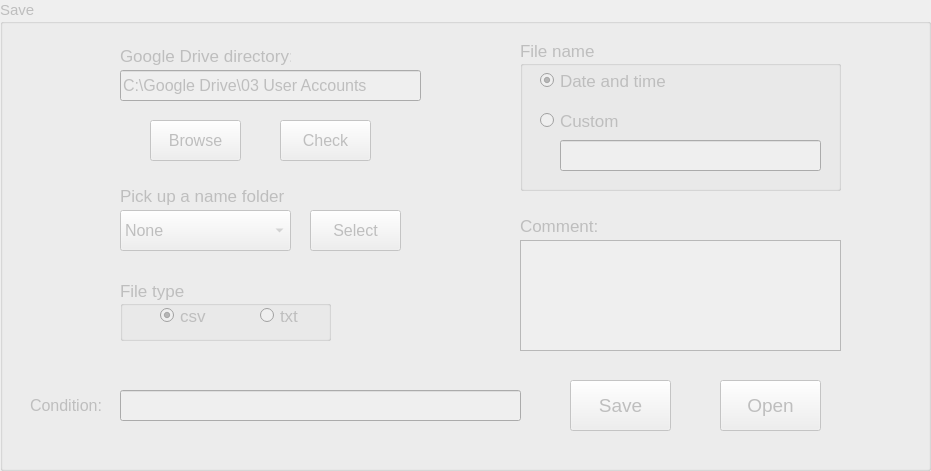
             <widget class="QGroupBox" name="groupBox_save_p">
              <property name="enabled">
               <bool>false</bool>
              </property>
              <property name="geometry">
               <rect>
                <x>350</x>
                <y>670</y>
                <width>931</width>
                <height>471</height>
               </rect>
              </property>
              <property name="font">
               <font>
                <pointsize>11</pointsize>
               </font>
              </property>
              <property name="title">
               <string>Save</string>
              </property>
              <widget class="QLabel" name="label_23">
               <property name="geometry">
                <rect>
                 <x>120</x>
                 <y>40</y>
                 <width>171</width>
                 <height>31</height>
                </rect>
               </property>
               <property name="font">
                <font>
                 <pointsize>13</pointsize>
                </font>
               </property>
               <property name="text">
                <string>Google Drive directory:</string>
               </property>
              </widget>
              <widget class="QLineEdit" name="lineEdit_GoogleDrive_p">
               <property name="geometry">
                <rect>
                 <x>120</x>
                 <y>70</y>
                 <width>301</width>
                 <height>31</height>
                </rect>
               </property>
               <property name="font">
                <font>
                 <pointsize>12</pointsize>
                </font>
               </property>
               <property name="text">
                <string>C:\Google Drive\03 User Accounts</string>
               </property>
              </widget>
              <widget class="QLabel" name="label_24">
               <property name="enabled">
                <bool>false</bool>
               </property>
               <property name="geometry">
                <rect>
                 <x>120</x>
                 <y>180</y>
                 <width>181</width>
                 <height>31</height>
                </rect>
               </property>
               <property name="font">
                <font>
                 <pointsize>13</pointsize>
                </font>
               </property>
               <property name="text">
                <string>Pick up a name folder</string>
               </property>
              </widget>
              <widget class="QComboBox" name="comboBox_Name_Folder_p">
               <property name="enabled">
                <bool>false</bool>
               </property>
               <property name="geometry">
                <rect>
                 <x>120</x>
                 <y>210</y>
                 <width>171</width>
                 <height>41</height>
                </rect>
               </property>
               <property name="font">
                <font>
                 <pointsize>12</pointsize>
                </font>
               </property>
               <item>
                <property name="text">
                 <string>None</string>
                </property>
               </item>
               <item>
                <property name="text">
                 <string>Horimbere</string>
                </property>
               </item>
               <item>
                <property name="text">
                 <string>Sell</string>
                </property>
               </item>
               <item>
                <property name="text">
                 <string>Snyder</string>
                </property>
               </item>
               <item>
                <property name="text">
                 <string>Tran</string>
                </property>
               </item>
               <item>
                <property name="text">
                 <string>Vannucci</string>
                </property>
               </item>
               <item>
                <property name="text">
                 <string>Wang</string>
                </property>
               </item>
               <item>
                <property name="text">
                 <string>Williams</string>
                </property>
               </item>
              </widget>
              <widget class="QPushButton" name="pushButton_Select_Directory_p">
               <property name="enabled">
                <bool>false</bool>
               </property>
               <property name="geometry">
                <rect>
                 <x>310</x>
                 <y>210</y>
                 <width>91</width>
                 <height>41</height>
                </rect>
               </property>
               <property name="font">
                <font>
                 <pointsize>12</pointsize>
                </font>
               </property>
               <property name="text">
                <string>Select</string>
               </property>
              </widget>
              <widget class="QGroupBox" name="groupBox_File_Type_p">
               <property name="enabled">
                <bool>false</bool>
               </property>
               <property name="geometry">
                <rect>
                 <x>120</x>
                 <y>280</y>
                 <width>211</width>
                 <height>61</height>
                </rect>
               </property>
               <property name="font">
                <font>
                 <pointsize>13</pointsize>
                </font>
               </property>
               <property name="title">
                <string>File type</string>
               </property>
               <widget class="QRadioButton" name="radioButton_csv_p">
                <property name="geometry">
                 <rect>
                  <x>40</x>
                  <y>20</y>
                  <width>61</width>
                  <height>31</height>
                 </rect>
                </property>
                <property name="acceptDrops">
                 <bool>false</bool>
                </property>
                <property name="autoFillBackground">
                 <bool>false</bool>
                </property>
                <property name="text">
                 <string>csv</string>
                </property>
                <property name="checked">
                 <bool>true</bool>
                </property>
               </widget>
               <widget class="QRadioButton" name="radioButton_txt_p">
                <property name="geometry">
                 <rect>
                  <x>140</x>
                  <y>20</y>
                  <width>61</width>
                  <height>31</height>
                 </rect>
                </property>
                <property name="text">
                 <string>txt</string>
                </property>
               </widget>
              </widget>
              <widget class="QGroupBox" name="groupBox_Filename_p">
               <property name="enabled">
                <bool>false</bool>
               </property>
               <property name="geometry">
                <rect>
                 <x>520</x>
                 <y>40</y>
                 <width>321</width>
                 <height>151</height>
                </rect>
               </property>
               <property name="font">
                <font>
                 <pointsize>13</pointsize>
                </font>
               </property>
               <property name="title">
                <string>File name</string>
               </property>
               <widget class="QRadioButton" name="radioButton_Timename_p">
                <property name="geometry">
                 <rect>
                  <x>20</x>
                  <y>30</y>
                  <width>151</width>
                  <height>21</height>
                 </rect>
                </property>
                <property name="font">
                 <font>
                  <pointsize>13</pointsize>
                 </font>
                </property>
                <property name="text">
                 <string>Date and time</string>
                </property>
                <property name="checked">
                 <bool>true</bool>
                </property>
               </widget>
               <widget class="QRadioButton" name="radioButton_Custom_Name_p">
                <property name="geometry">
                 <rect>
                  <x>20</x>
                  <y>70</y>
                  <width>121</width>
                  <height>21</height>
                 </rect>
                </property>
                <property name="text">
                 <string>Custom</string>
                </property>
               </widget>
               <widget class="QLineEdit" name="lineEdit_Custom_Name_p">
                <property name="enabled">
                 <bool>false</bool>
                </property>
                <property name="geometry">
                 <rect>
                  <x>40</x>
                  <y>100</y>
                  <width>261</width>
                  <height>31</height>
                 </rect>
                </property>
                <property name="font">
                 <font>
                  <pointsize>12</pointsize>
                 </font>
                </property>
               </widget>
              </widget>
              <widget class="QPushButton" name="pushButton_Save_p">
               <property name="enabled">
                <bool>false</bool>
               </property>
               <property name="geometry">
                <rect>
                 <x>570</x>
                 <y>380</y>
                 <width>101</width>
                 <height>51</height>
                </rect>
               </property>
               <property name="font">
                <font>
                 <pointsize>14</pointsize>
                </font>
               </property>
               <property name="text">
                <string>Save</string>
               </property>
              </widget>
              <widget class="QPushButton" name="pushButton_Open_p">
               <property name="enabled">
                <bool>false</bool>
               </property>
               <property name="geometry">
                <rect>
                 <x>720</x>
                 <y>380</y>
                 <width>101</width>
                 <height>51</height>
                </rect>
               </property>
               <property name="font">
                <font>
                 <pointsize>14</pointsize>
                </font>
               </property>
               <property name="text">
                <string>Open</string>
               </property>
              </widget>
              <widget class="QPushButton" name="pushButton_browse_p">
               <property name="geometry">
                <rect>
                 <x>150</x>
                 <y>120</y>
                 <width>91</width>
                 <height>41</height>
                </rect>
               </property>
               <property name="font">
                <font>
                 <pointsize>12</pointsize>
                </font>
               </property>
               <property name="text">
                <string>Browse</string>
               </property>
              </widget>
              <widget class="QPushButton" name="pushButton_check_p">
               <property name="geometry">
                <rect>
                 <x>280</x>
                 <y>120</y>
                 <width>91</width>
                 <height>41</height>
                </rect>
               </property>
               <property name="font">
                <font>
                 <pointsize>12</pointsize>
                </font>
               </property>
               <property name="text">
                <string>Check</string>
               </property>
              </widget>
              <widget class="QLabel" name="label_43">
               <property name="geometry">
                <rect>
                 <x>30</x>
                 <y>390</y>
                 <width>81</width>
                 <height>31</height>
                </rect>
               </property>
               <property name="font">
                <font>
                 <pointsize>12</pointsize>
                </font>
               </property>
               <property name="text">
                <string>Condition:</string>
               </property>
              </widget>
              <widget class="QLineEdit" name="lineEdit_save_condition_p">
               <property name="geometry">
                <rect>
                 <x>120</x>
                 <y>390</y>
                 <width>401</width>
                 <height>31</height>
                </rect>
               </property>
               <property name="font">
                <font>
                 <pointsize>11</pointsize>
                </font>
               </property>
              </widget>
              <widget class="QTextEdit" name="textEdit_comment_p">
               <property name="enabled">
                <bool>false</bool>
               </property>
               <property name="geometry">
                <rect>
                 <x>520</x>
                 <y>240</y>
                 <width>321</width>
                 <height>111</height>
                </rect>
               </property>
              </widget>
              <widget class="QLabel" name="label_46">
               <property name="enabled">
                <bool>false</bool>
               </property>
               <property name="geometry">
                <rect>
                 <x>520</x>
                 <y>210</y>
                 <width>171</width>
                 <height>31</height>
                </rect>
               </property>
               <property name="font">
                <font>
                 <pointsize>13</pointsize>
                </font>
               </property>
               <property name="text">
                <string>Comment:</string>
               </property>
              </widget>
             </widget>
